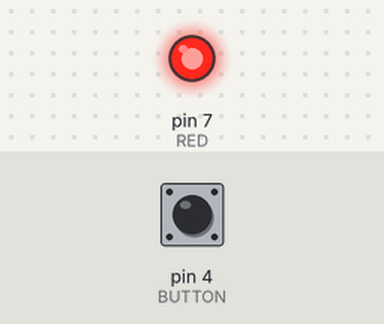
Bench run of a sketch on a simulated Arduino Uno, built with avr-gcc and run on an emulated ATmega328P. Parts: output pins drawn as LEDs (lit = HIGH). Inputs (shaded band) come from the test bench; at power-on: pin 4 (BUTTON) HIGH.

Above: at 1.2 s.
1.3 s: pin 4 (BUTTON) pulled LOW for 0.15 s
At 1.37 s:
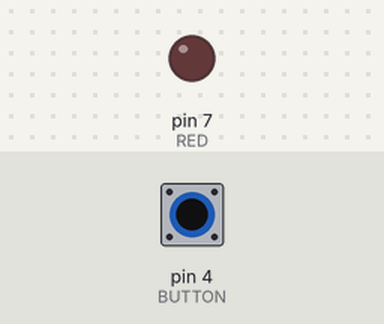
2.9 s: pin 4 (BUTTON) pulled LOW for 3.2 s
At 7.0 s:
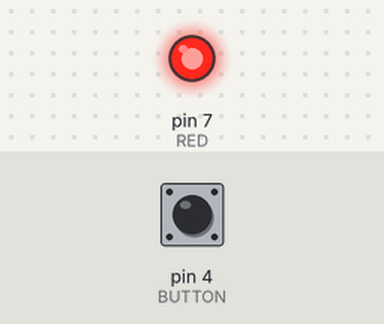
Timing chart, 0 to 8.5 s (numbered marks = the images above; inputs shaded):
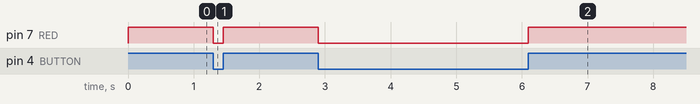

The sketch:

BUTTON.ino
```cpp
//*******************************************************************************
// Project : BUTTON  Blink in Sensor Kit, 버튼으로 led 조작하기
// Board : Arduino Uno
// led의 +, - 극성을 잘 맞춰서 꼽아 주세요.
//*******************************************************************************

// Define Pins
#define RED 7
#define BUTTON 4

void setup()
{
  pinMode(RED, OUTPUT);
  pinMode(BUTTON, INPUT_PULLUP);
}

void loop()
{
  if ( digitalRead(BUTTON) ) {
    digitalWrite(RED, HIGH); // LED OFF
  }else{
    digitalWrite(RED, LOW);  // LED ON
  }

}
```

Measured:
- after the input at 1.3 s, pin 7 (RED): HIGH → LOW at once, → HIGH 0.15 s later
- after the input at 2.9 s, pin 7 (RED): HIGH → LOW at once, → HIGH 3.2 s later
